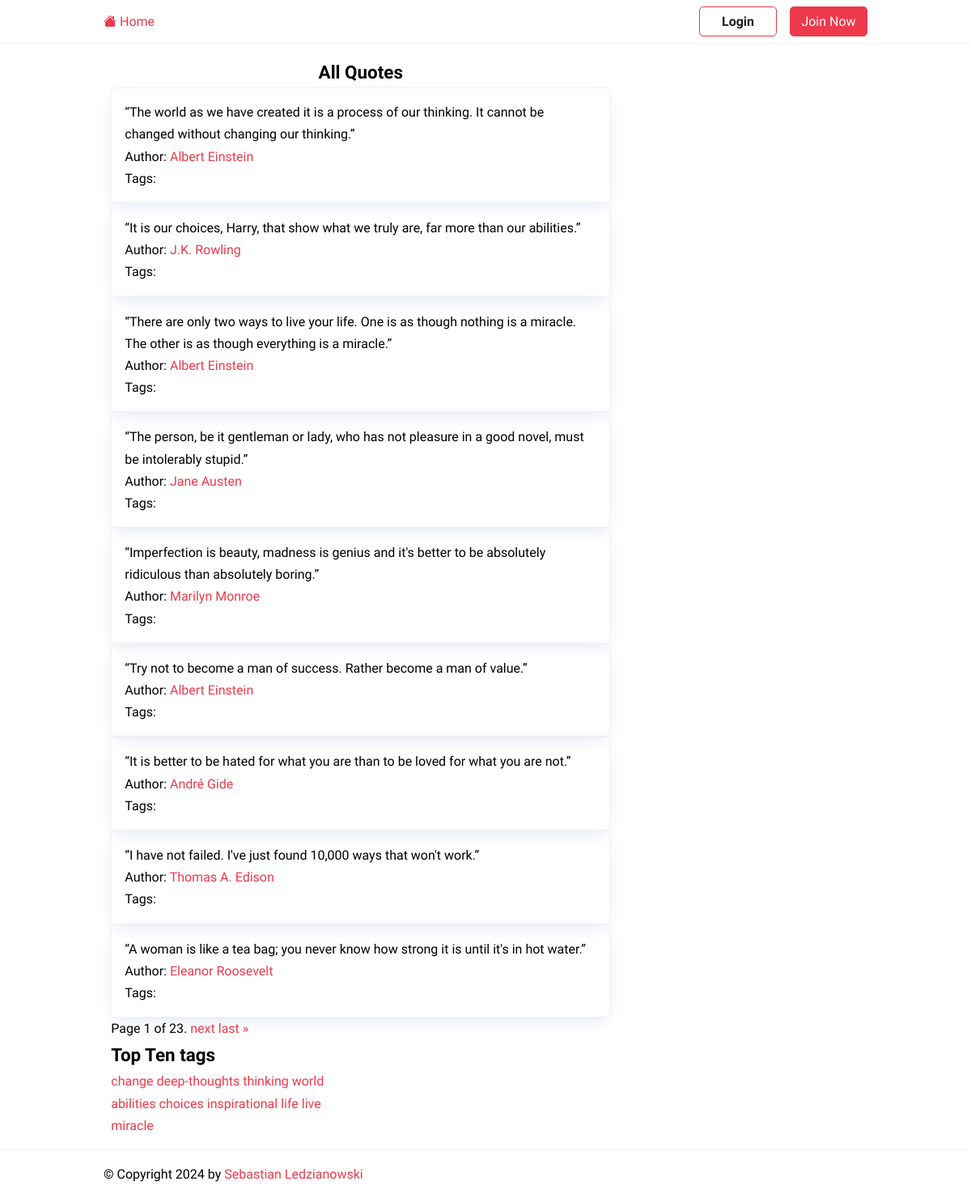
The page / on the database its author committed.
### quotesapp/models.py (models this page shows, shortened)
class Quote(models.Model):
    content = models.TextField()
    tags = models.ManyToManyField(Tag)
    author = models.ForeignKey(Author, on_delete=models.CASCADE)

class Author(models.Model):
    fullname = models.CharField(max_length=100)
    born_date = models.CharField(blank=True, max_length=50)
    born_location = models.CharField(max_length=100, blank=True)
    content = models.TextField()

class Tag(models.Model):
    name = models.CharField(max_length=100, unique=True)

### quotesapp/views.py (the view)
# urls.py: 2. Add a URL to urlpatterns:  path('', views.home, name='home')
def home(request):
    quotes_list = Quote.objects.all()
    paginator = Paginator(quotes_list, 9)
    top_tags = Tag.objects.annotate(quote_count=Count('quote')).order_by('-quote_count')[:10]
    page = request.GET.get('page')
    try:
        quotes = paginator.page(page)
    except PageNotAnInteger:
        quotes = paginator.page(1)
    except EmptyPage:
        quotes = paginator.page(paginator.num_pages)
    return render(request, 'home.html', {'quotes': quotes, 'top_tags': top_tags})

### templates/home.html (shortened to what this page needs)
{% extends 'base.html' %}
{% load static %}
{% block content %}
<div class="container">
    <div class="row">
        <div class="col-md-8">
            <h2 class="text-center">All Quotes</h2>
            <div class="row row-cols-1 row-cols-md-2 g-4">
                {% for quote in quotes %}
                <div class="col">
                    <div class="card h-100">
                        <div class="card-body">
                            <p class="card-text">{{ quote.content }}</p>
                            <p class="card-text">Author: <a href="{% url 'author_detail' pk=quote.author.id %}">{{ quote.author.fullname }}</a></p>
                            <p class="card-text">Tags: {% for tag in quote.tags.all %}<a href="{% url 'tag_detail' tag_name=tag.name %}">{{ tag.name }}</a>{% if not forloop.last %}, {% endif %} {% endfor %}</p>
                        </div>
                    </div>
                </div>
                {% endfor %}
            </div>
            <div class="pagination mt-4">
                <span class="step-links">
                    <span class="current">Page {{ quotes.number }} of {{ quotes.paginator.num_pages }}.</span>{% if quotes.has_next %}
                    <a href="?page={{ quotes.next_page_number }}">next</a>
                    <a href="?page={{ quotes.paginator.num_pages }}">last &raquo;</a>
                    {% endif %}
                </span>
            </div>
        </div>
        <div class="col-md-4">
            <h2>Top Ten tags</h2>
            {% for tag in top_tags %}
            <span class="tag-item">
                <a class="tag" href="{% url 'tag_detail' tag.name %}">{{ tag.name }}</a>
            </span>
            {% endfor %}
        </div>
    </div>
</div>
{% endblock %}

### templates/base.html (shortened to what this page needs)
<!DOCTYPE html>
<html lang="en">
{% load static %}
<head>
    <link rel="stylesheet" href="{% static 'css/style.css' %}" />
</head>
<body>
    <header class="header">
        <div class="container">
            <nav class="nav">
                <a href="{%url 'home'%}"><i class="bi bi-house-fill"></i> Home</a>
                {% if request.user.is_authenticated %}
                <a href="{% url 'add_quote' %}">Add Quote</a>
                <a href="{% url 'add_author' %}">Add Author</a>
                <a href="{% url 'add_tag' %}">Add Tag</a>
                <a href="{% url 'users:profile' %}">Hi {{request.user | title}}</a>
                <a href="{% url 'users:logout' %}" class="btn btn-outline">Logout</a>
                {% else %}
                <a href="{% url 'users:login' %}" class="btn btn-outline">Login</a>
                <a href="{% url 'users:signup' %}" class="btn btn-primary">Join Now</a>
                {% endif %}
            </nav>
        </div>
    </header>
    <main>
        <div class="container">
            {% block content %}
            {% endblock content%}
        </div>
    </main>
    <footer class="footer">
        <div class="container">
            <p>&copy; Copyright {% now "Y" %} by <a href="https://github.com/sebastianLedzianowski">Sebastian Ledzianowski</a></p>
        </div>
    </footer>
</body>
</html>

### static/css/style.css (style rules this page uses)
:root { --color-primary: #ee394c; --color-secondary: #86b7fe; --color-light: #f2f2f2; --color-gray: #ced4da; --color-dark: #212121; --color-white: #ffffff; --color-error: #e2442f; --color-warning: #ffc900; --color-info: #02a2b9; --color-success: #1ba345; --color-input: #00d1b2; --border-radius: 5px; }
* { margin: 0; padding: 0; box-sizing: border-box; text-rendering: optimizeLegibility; }
html, body { height: 100%; }
body { font-family: 'Dosis', sans-serif; font-size: 1rem; line-height: 1.7; display: flex; flex-direction: column; margin: 0; }
h2 { font-size: 1.4rem; }
a { color: var(--color-primary); text-decoration: none; }
.container { display: flex; max-width: 960px; margin: 0 auto; padding: 0.5rem; }
.col-md-8 { flex: 0 0 66.66667%; max-width: 66.66667%; }
.col-md-4 { flex: 0 0 33.33333%; max-width: 33.33333%; }
.header { border-bottom: solid 1px var(--color-light); }
.header .container { display: flex; align-items: center; gap: 1rem; }
.nav { display: flex; gap: 1rem; align-items: center; justify-content: center; flex-basis: 100%; }
.nav a:nth-last-child(2) { margin-left: auto; font-weight: bold; }
.card { border: solid 1px var(--color-light); padding: 1rem; border-radius: var(--border-radius); box-shadow: rgb(11 43 158 / 15%) 0px 6px 20px -6px; min-width: 400px; }
.footer p { text-align: center; }
.footer { margin-top: auto; padding: 0.5rem 0; border-top: solid 1px var(--color-light); }
.btn { padding: 0.25rem 0.75rem; border-radius: var(--border-radius); background-color: var(--color-white); border: solid 1px var(--color-white); color: var(--color-dark); cursor: pointer; text-decoration: none; font-size: 1rem; min-width: 6rem; text-align: center; }
.btn-outline { border: solid 1px var(--color-primary); }
.btn-primary { border: solid 1px var(--color-primary); background-color: var(--color-primary); color: var(--color-white); }
.text-center { text-align: center; }

### rows shown on the page
Quote: content "“The world as we have created it is a process of our thinking. It cannot be changed without changing our thinking.”", author.fullname "Albert Einstein"
Quote: content "“It is our choices, Harry, that show what we truly are, far more than our abilities.”", author.fullname "J.K. Rowling"
Quote: content "“There are only two ways to live your life. One is as though nothing is a miracle. The other is as though everything is a miracle.”", author.fullname "Albert Einstein"
Quote: content "“The person, be it gentleman or lady, who has not pleasure in a good novel, must be intolerably stupid.”", author.fullname "Jane Austen"
Quote: content "“Imperfection is beauty, madness is genius and it's better to be absolutely ridiculous than absolutely boring.”", author.fullname "Marilyn Monroe"
Quote: content "“Try not to become a man of success. Rather become a man of value.”", author.fullname "Albert Einstein"
Quote: content "“It is better to be hated for what you are than to be loved for what you are not.”", author.fullname "André Gide"
Quote: content "“I have not failed. I've just found 10,000 ways that won't work.”", author.fullname "Thomas A. Edison"
Quote: content "“A woman is like a tea bag; you never know how strong it is until it's in hot water.”", author.fullname "Eleanor Roosevelt"
Tag: name "change"
Tag: name "deep-thoughts"
Tag: name "thinking"
Tag: name "world"
Tag: name "abilities"
Tag: name "choices"
Tag: name "inspirational"
Tag: name "life"
Tag: name "live"
Tag: name "miracle"

### other values the page prints
{{ quotes.number }} "1"
{{ quotes.paginator.num_pages }} "23"
